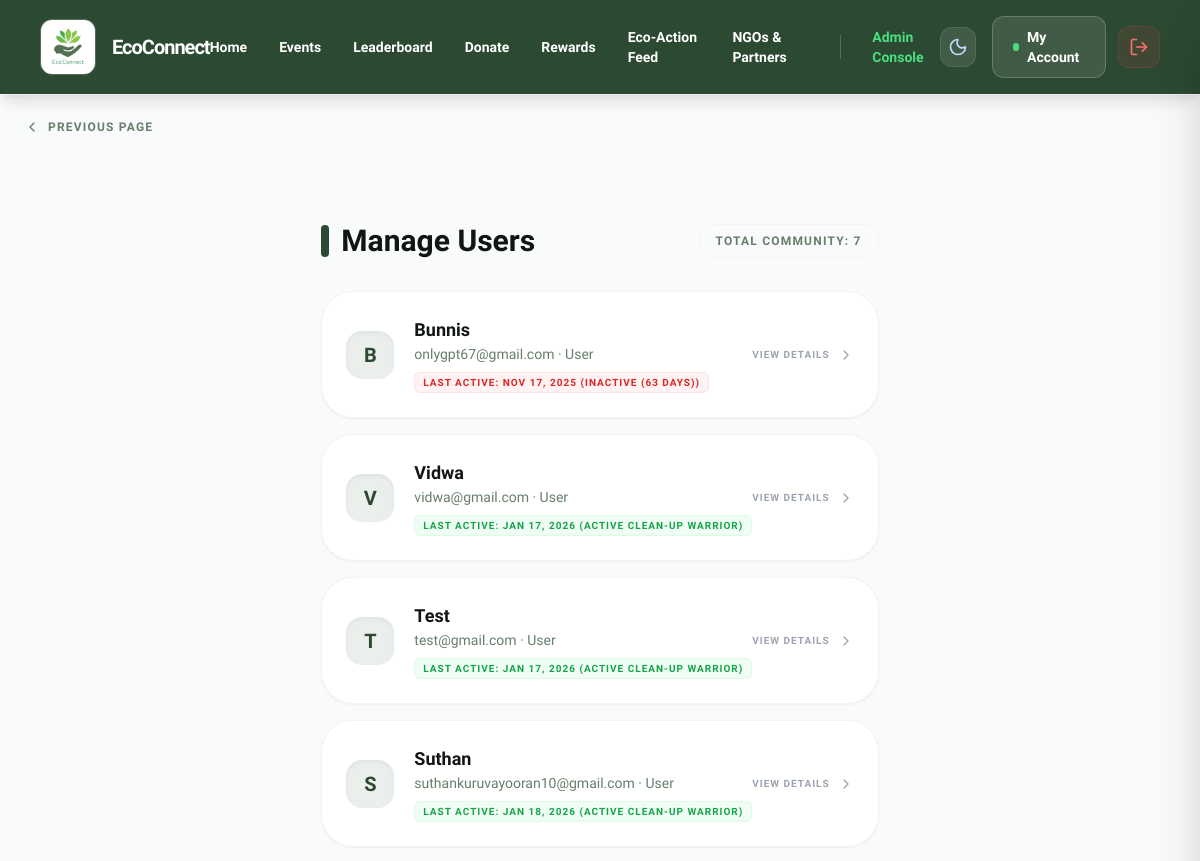
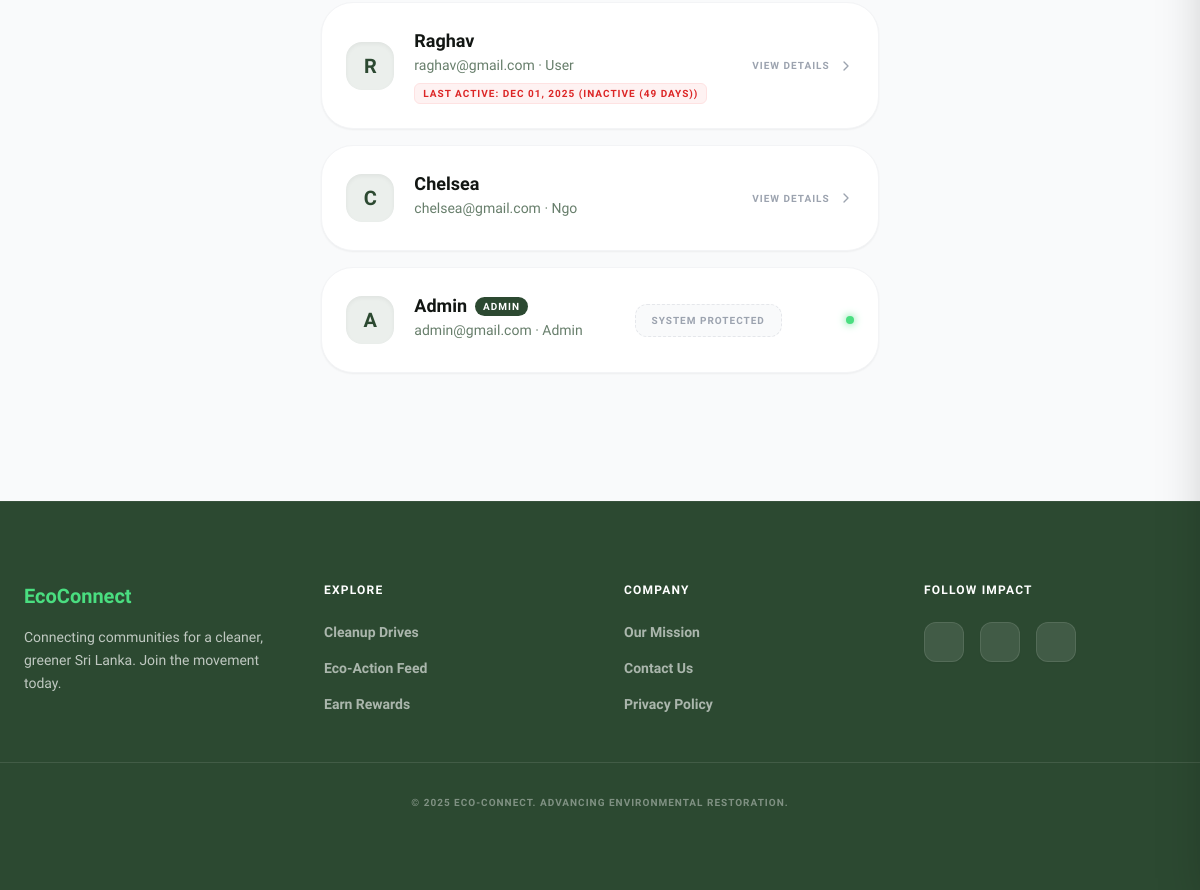
The app's page /index.php?route=admin_users (signed in) with its own data (2 pictures, top to bottom).
### tables this page shows
CREATE TABLE `users` (
  `id` int(11) NOT NULL,
  `name` varchar(100) NOT NULL,
  `email` varchar(150) NOT NULL,
  `password` varchar(255) NOT NULL,
  `role` enum('user','ngo','admin') NOT NULL DEFAULT 'user',
  `phone` varchar(20) DEFAULT NULL,
  `city` varchar(100) DEFAULT NULL,
  `is_active` tinyint(1) NOT NULL DEFAULT 1,
  `created_at` timestamp NOT NULL DEFAULT current_timestamp(),
  `updated_at` timestamp NOT NULL DEFAULT current_timestamp() ON UPDATE current_timestamp(),
  `admin` tinyint(1) NOT NULL DEFAULT 0,
  `points` int(11) DEFAULT 0,
  `lifetime_points` int(11) NOT NULL DEFAULT 0,
  `latitude` decimal(10,8) DEFAULT NULL,
  `longitude` decimal(11,8) DEFAULT NULL,
  `last_active_at` datetime DEFAULT current_timestamp(),
  `last_reengagement_email_at` datetime DEFAULT NULL
);

### app/controllers/AdminController.php (called while the page is built, shortened)
<?php
require_once __DIR__ . '/../config.php';
require_once __DIR__ . '/../helpers.php';
require_once __DIR__ . '/../models/User.php';
function admin_users(PDO $pdo) {
    $users = user_all_for_admin($pdo);
    include __DIR__ . '/../views/layouts/header.php';
    include __DIR__ . '/../views/admin/users.php';
    include __DIR__ . '/../views/layouts/footer.php';
}

### app/models/User.php (called while the page is built, shortened)
<?php
function user_all_for_admin(PDO $pdo) {
    return $pdo->query("SELECT * FROM users ORDER BY id DESC")
               ->fetchAll(PDO::FETCH_ASSOC);
}

### app/helpers.php (called while the page is built, shortened)
<?php
function h($str) {
    return htmlspecialchars($str ?? '', ENT_QUOTES, 'UTF-8');
}

### app/views/admin/users.php (the view, shortened to what this page needs)
<div class="max-w-5xl mx-auto px-4 py-8">
  <div class="flex items-center justify-between mb-8">
    <h2 class="text-[#121613] dark:text-white text-3xl font-black flex items-center gap-3">
      <span class="w-2 h-8 bg-[#2c4931] rounded-full"></span>
      Manage Users
    </h2>
    <div class="bg-gray-50 dark:bg-darkSurface px-4 py-2 rounded-2xl border border-gray-100 dark:border-white/5">
      <p class="text-xs font-black text-[#677e6b] uppercase tracking-widest">Total Community: <?= count($users) ?></p>
    </div>
  </div>
  <div class="grid grid-cols-1 gap-4">
    <?php foreach ($users as $u): ?>
      <div class="flex items-center justify-between bg-white dark:bg-darkSurface p-6 rounded-[32px] border border-gray-100 dark:border-white/5 shadow-sm group hover:shadow-md transition-all <?= $u['role'] !== 'admin' ? 'cursor-pointer hover:bg-gray-50 dark:hover:bg-white/5' : '' ?>"
           <?= $u['role'] !== 'admin' ? "onclick=\"window.location.href='index.php?route=admin_user_view&id={$u['id']}'\"" : '' ?>>
        <div class="flex items-center gap-5">
          <div class="w-12 h-12 rounded-2xl bg-[#ebefec] dark:bg-darkBg flex items-center justify-center font-black text-[#2c4931] dark:text-[#4ade80] text-xl shadow-inner">
            <?= strtoupper(substr($u['name'], 0, 1)) ?>
          </div>
          <div>
            <div class="flex items-center gap-2">
              <p class="font-black text-[#121613] dark:text-white text-lg"><?= h($u['name']) ?></p>
              <?php if ($u['role'] === 'admin'): ?>
                <span class="px-2 py-0.5 bg-[#2c4931] text-white text-[10px] font-black uppercase tracking-widest rounded-full">Admin</span>
              <?php endif; ?>
            </div>
            <p class="text-sm text-[#677e6b] dark:text-gray-400 font-medium lowercase">
              <?= h($u['email']) ?> · <span class="capitalize"><?= h($u['role']) ?></span>
            </p>
            <div class="flex flex-wrap gap-2 mt-2">
              <?php if ($u['role'] === 'user'): ?>
                <?php
                  $lastActive = $u['last_active_at'] ? strtotime($u['last_active_at']) : 0;
                  $daysInactive = floor((time() - $lastActive) / 86400);
                  $statusColor = 'bg-green-50 text-green-600 border-green-100 dark:bg-green-500/10 dark:text-green-400 dark:border-green-500/20';
                  $statusText = 'Active Clean-up Warrior';
                  if ($daysInactive >= 30) {
                      $statusColor = 'bg-red-50 text-red-600 border-red-100 dark:bg-red-500/10 dark:text-red-400 dark:border-red-900/20';
                      $statusText = 'Inactive (' . $daysInactive . ' days)';
                  } elseif ($daysInactive >= 7) {
                      $statusColor = 'bg-orange-50 text-orange-600 border-orange-100 dark:bg-orange-500/10 dark:text-orange-400 dark:border-orange-500/20';
                      $statusText = 'Quiet for ' . $daysInactive . ' days';
                  }
                ?>
                <span class="inline-flex items-center gap-1 px-2 py-0.5 <?= $statusColor ?> text-[10px] font-black uppercase tracking-widest rounded-md border">
                  Last Active: <?= $u['last_active_at'] ? date('M d, Y', $lastActive) : 'Never' ?> (<?= $statusText ?>)
                </span>
              <?php endif; ?>
            </div>
          </div>
        </div>
        <?php if ($u['role'] !== 'admin'): ?>
          <div class="flex items-center gap-2 text-gray-400 group-hover:text-primary dark:group-hover:text-[#4ade80] transition-colors">
             <span class="text-[10px] font-black uppercase tracking-widest">View Details</span>
             <i data-lucide="chevron-right" class="w-4 h-4"></i>
          </div>
        <?php else: ?>
          <div class="px-4 py-2 bg-gray-50 dark:bg-darkBg rounded-xl border border-dashed border-gray-200 dark:border-white/10">
            <p class="text-[10px] font-black text-gray-400 uppercase tracking-widest">System Protected</p>
          </div>
          <?php if ($u['id'] === $_SESSION['user_id']): ?>
            <div class="ml-3 w-2 h-2 rounded-full bg-[#4ade80] shadow-[0_0_8px_#4ade80]" title="You are logged in as this user"></div>
          <?php endif; ?>
        <?php endif; ?>
      </div>
    <?php endforeach; ?>
  </div>
</div>

### records on screen
users: name "B", name "Bunnis", email "onlygpt67@gmail.com", role "User", last_active_at "NOV 17, 2025", last_active_at "INACTIVE (63 DAYS)", shows "VIEW DETAILS"
users: name "V", name "Vidwa", email "vidwa@gmail.com", role "User", last_active_at "JAN 17, 2026", role "ACTIVE CLEAN-UP WARRIOR", shows "VIEW DETAILS"
users: name "T", name "Test", email "test@gmail.com", role "User", last_active_at "JAN 17, 2026", role "ACTIVE CLEAN-UP WARRIOR", shows "VIEW DETAILS"
users: name "S", name "Suthan", email "suthankuruvayooran10@gmail.com", role "User", last_active_at "JAN 18, 2026", role "ACTIVE CLEAN-UP WARRIOR", shows "VIEW DETAILS"
users: name "R", name "Raghav", email "raghav@gmail.com", role "User", last_active_at "DEC 01, 2025", last_active_at "INACTIVE (49 DAYS)", shows "VIEW DETAILS"
users: name "C", name "Chelsea", email "chelsea@gmail.com", role "Ngo", shows "VIEW DETAILS"
users: name "A", name "Admin", shows "ADMIN", email "admin@gmail.com", role "Admin", shows "SYSTEM PROTECTED"

### other values on screen
count($users) "7"
